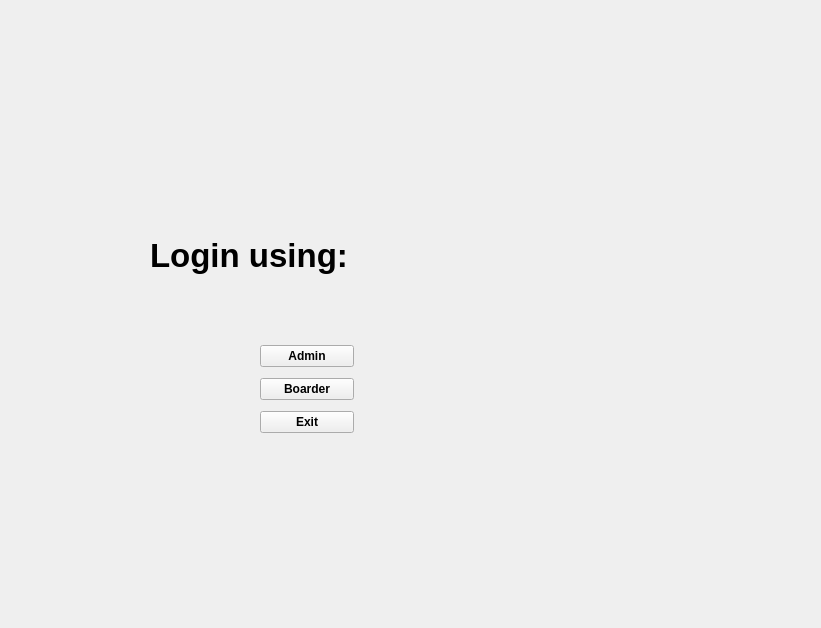
<?xml version="1.0" encoding="UTF-8"?>
<ui version="4.0">
 <class>AdminGuest</class>
 <widget class="QWidget" name="AdminGuest">
  <property name="geometry">
   <rect>
    <x>0</x>
    <y>0</y>
    <width>821</width>
    <height>628</height>
   </rect>
  </property>
  <property name="windowTitle">
   <string>Form</string>
  </property>
  <widget class="QLabel" name="label">
   <property name="geometry">
    <rect>
     <x>150</x>
     <y>230</y>
     <width>211</width>
     <height>51</height>
    </rect>
   </property>
   <property name="font">
    <font>
     <pointsize>25</pointsize>
     <weight>75</weight>
     <bold>true</bold>
    </font>
   </property>
   <property name="text">
    <string>Login using:</string>
   </property>
  </widget>
  <widget class="QLabel" name="label_2">
   <property name="geometry">
    <rect>
     <x>0</x>
     <y>0</y>
     <width>501</width>
     <height>491</height>
    </rect>
   </property>
   <property name="text">
    <string/>
   </property>
   <property name="pixmap">
    <pixmap>C:/Users/GianFrancesSacay/Desktop/RoomRental/RoomRental/images/aaa.jpg</pixmap>
   </property>
  </widget>
  <widget class="QWidget" name="layoutWidget">
   <property name="geometry">
    <rect>
     <x>260</x>
     <y>340</y>
     <width>94</width>
     <height>100</height>
    </rect>
   </property>
   <layout class="QVBoxLayout" name="verticalLayout">
    <item>
     <widget class="QPushButton" name="admin">
      <property name="font">
       <font>
        <weight>75</weight>
        <bold>true</bold>
       </font>
      </property>
      <property name="text">
       <string>Admin</string>
      </property>
     </widget>
    </item>
    <item>
     <widget class="QPushButton" name="boarder">
      <property name="font">
       <font>
        <weight>75</weight>
        <bold>true</bold>
       </font>
      </property>
      <property name="text">
       <string>Boarder</string>
      </property>
     </widget>
    </item>
    <item>
     <widget class="QPushButton" name="exit">
      <property name="font">
       <font>
        <weight>75</weight>
        <bold>true</bold>
       </font>
      </property>
      <property name="text">
       <string>Exit</string>
      </property>
     </widget>
    </item>
   </layout>
  </widget>
 </widget>
 <resources/>
 <connections/>
</ui>
